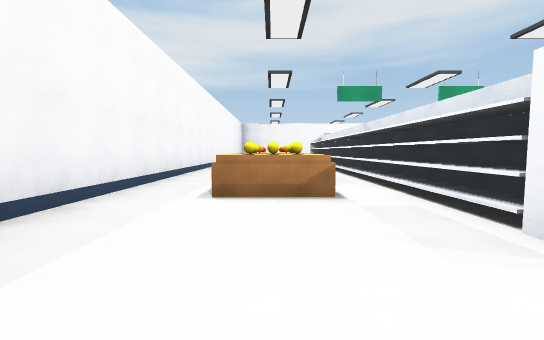
View 1 (above)

19 first-person views from a walk through a Unity game level. The camera is 1.2 m above the floor, tilts 4° down and sees 90° across. The floor is counted in squares, 2 m on a side. Each view is taken from the middle of a square. On the plan, view 1 faces up. The plan holds only what a view shows up to about 9 squares ahead; the rest is blank. The place goes on beyond the plan. The player character is not drawn. Door leaves are left out, so doorways stand open. Surface patterns are stand-ins for the level's own textures.

View 2
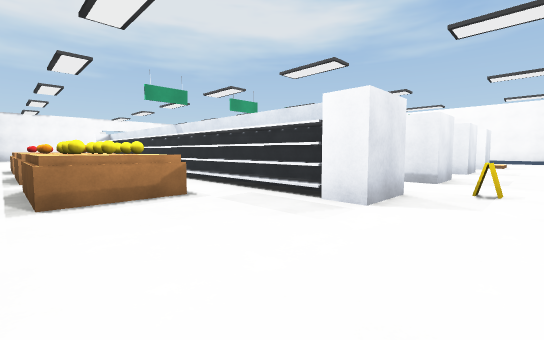

View 3
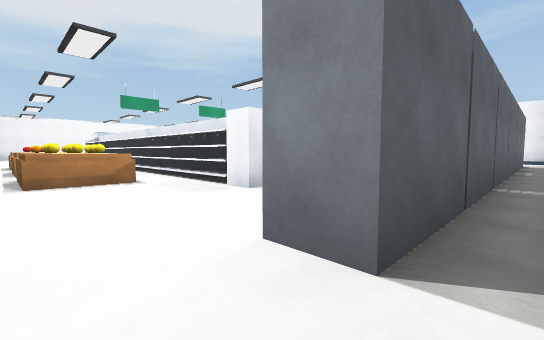

View 4
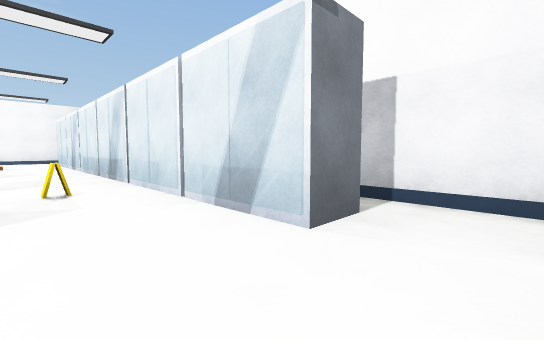

View 5
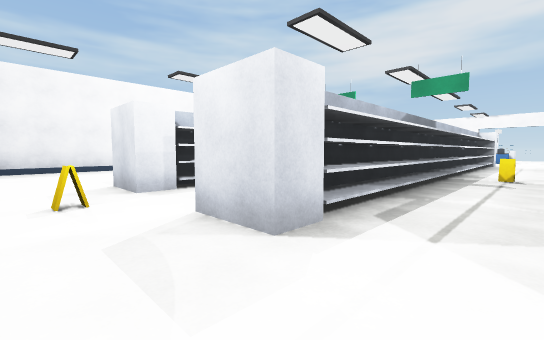

View 6
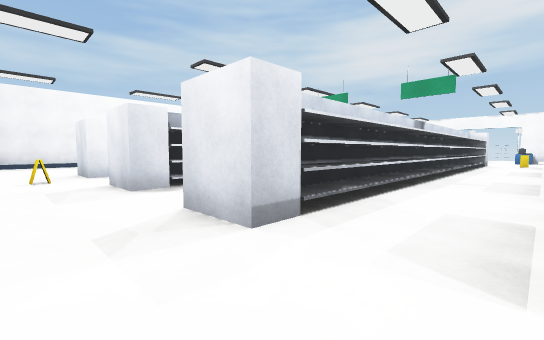

View 7
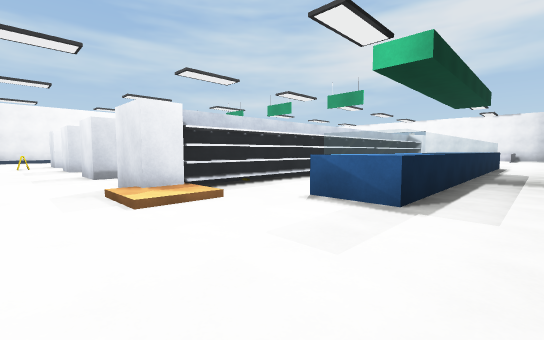

View 8
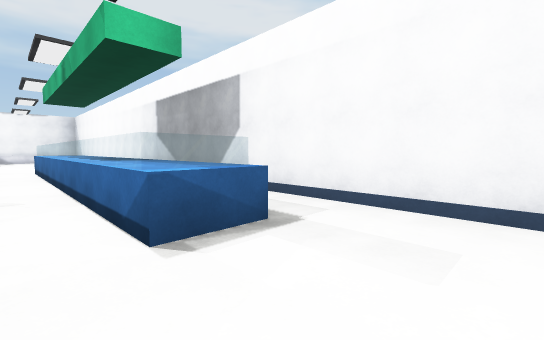

View 9
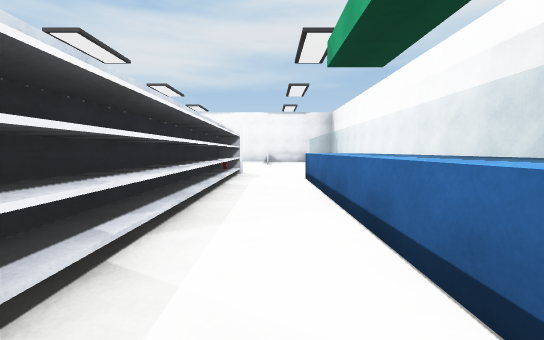

View 10
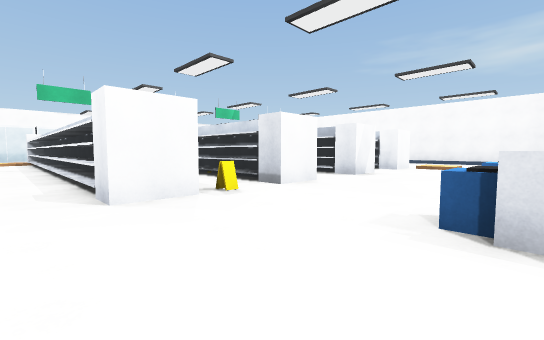

View 11
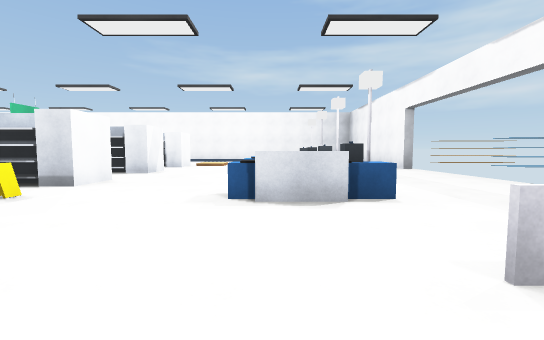

View 12
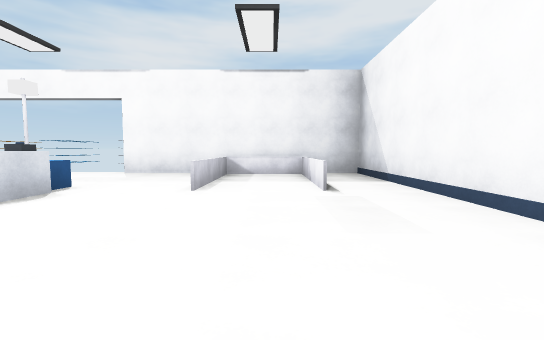

View 13
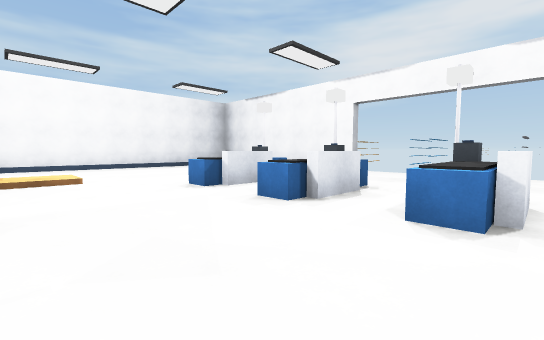

View 14
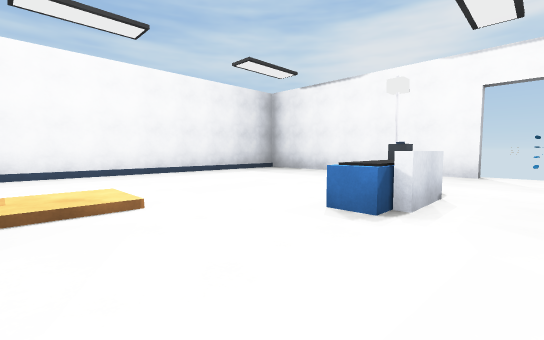

View 15
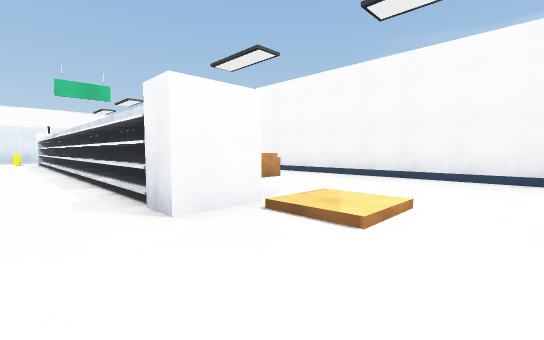

View 16
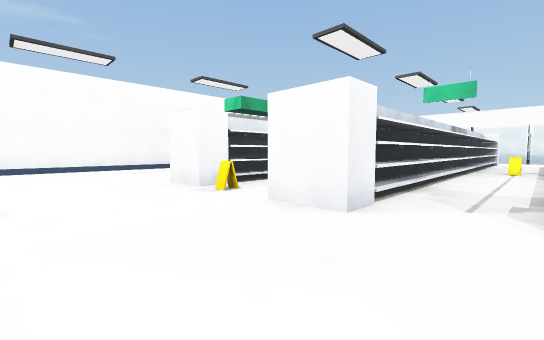

View 17
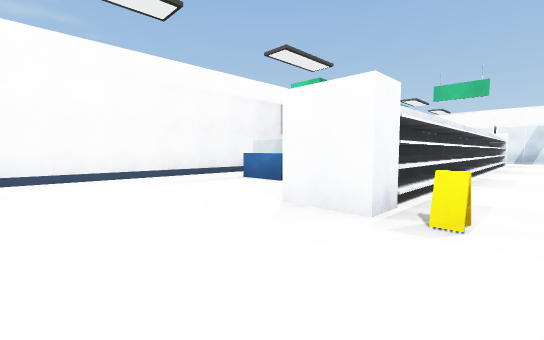

View 18
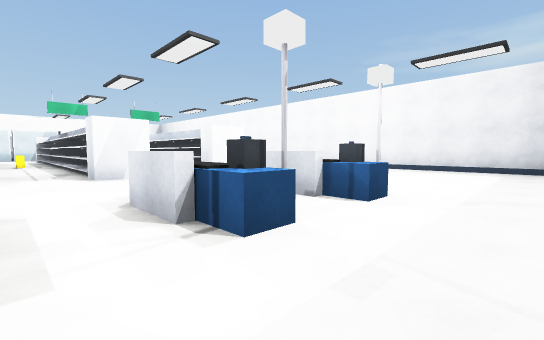

View 19
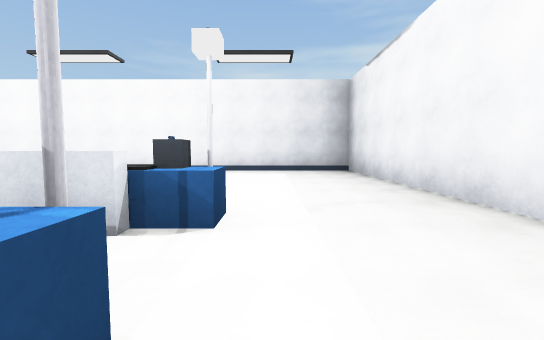

### Floor plan
Points are (right, up) in squares from view 1. A wall is a line through its corners. A room is listed if a view was taken in it or the views show most of it. See-through windows are left out.
Room 1 (views 1, 2, 3, 4, 5, 6, 7, 8, 9, 10, 11, 12, 13, 14, 15, 16, 17, 18, 19)
walls: (7.3, 7.8) (7.3, 12.6); (5.2, 11) (5.2, 2.6); (7.9, 12.6) (7.9, 2.5); (5.7, 12.6) (5.7, 2.4); (8.4, 12.6) (8.4, 2.4); (5.2, 12.6) (5.2, 12); (7.8, 5) (7.8, 12); (10.1, 6.1) (10.1, 12.6); (10.7, 12.4) (10.7, 2.4); (2.4, 11.6) (2.4, 4.8); (10.6, 4.8) (10.6, 12.6); (11.2, 12.6) (11.2, 2.4); (2.4, 12.2) (2.4, 11.8); (2.9, 13) (2.9, 6); (13.9, 11.6) (13.9, 3) (12.7, 3) (12.7, 12) (14, 12); (2.3, 2.4) (2.3, 9.4); (1.8, 2.4) (1.8, 8); (15.4, 0.9) (15.4, 21.4) (9, 21.4); (4, 21.4) (-2.3, 21.4) (-2.3, -0.1); (-1.1, -2.4) (0.8, -2.4)
low walls: (13.8, 18) (13.8, 21.1) (11.8, 21.1) (11.8, 18)
ways out: opening at (9, 21); open door at (6.5, 21.5)
objects: other object (0, 4) to (0, 5); other object (0, 7) to (0, 8); other object (0, 10) to (0, 11); other object (1, -1) to (2, -1); other object (2, 2); other object (2, 13); other object (3, -1) to (4, -1); other object (4, 0); other object (4, 17) to (4, 18); other object (5, -1) to (6, -1); other object (5, 2); other object (5, 13); other object (6, 17) to (6, 18); other object (7, -1) to (9, -1); other object (7, 7); other object (8, 2); other object (8, 13); other object (8, 17) to (8, 18); other object (9, 17) to (9, 18); other object (10, -1); other object (10, 13); other object (11, -1) to (12, -1); other object (11, 2); other object (11, 13)

Positions as (right, up) in squares from view 1, and headings:
1: (0, 0), facing up
2: (-1, 0), facing up-right
3: (-1, -2), facing up-right
4: (-1, 1), facing down-right
5: (7, 0), facing up-left
6: (10, 0), facing up-left
7: (15, 0), facing up-left
8: (12, 1), facing up-right
9: (12, 6), facing up
10: (12, 17), facing down-left
11: (13, 17), facing left
12: (13, 14), facing up
13: (8, 14), facing up-left
14: (5, 14), facing up-left
15: (4, 16), facing down-left
16: (6, 16), facing down-right
17: (9, 16), facing down-right
18: (7, 20), facing down-left
19: (6, 19), facing left
